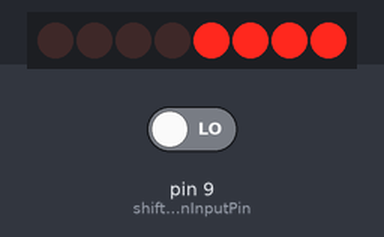
Simulated run of this sketch. Board: Arduino Uno, built with avr-gcc and run on an emulated ATmega328P. Parts: 8 shift-register outputs drawn as a row of LEDs (first output left, lit = HIGH). Wiring (inferred from the names in the program): shift register (74HC595): data pin 8; shift clock pin 3; latch pin 2. Wiring (inferred from the signals the program sends): row of LEDs: on Q0, Q1, Q2, Q3, Q4, Q5, Q6, Q7. The test bench sets the inputs (shaded band); at power-on: pin 9 (shiftCommonInputPin) LOW.

Above: at 1.2 s.
1.3 s: pin 9 (shiftCommonInputPin) driven HIGH
At 2.3 s:
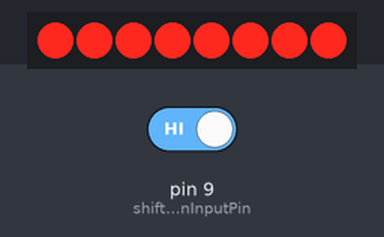
2.8 s: pin 9 (shiftCommonInputPin) driven LOW
At 3.8 s:
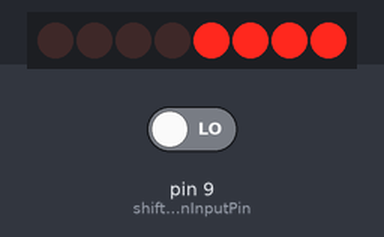
Timing chart, 0 to 5.8 s (numbered marks = the images above; inputs shaded):
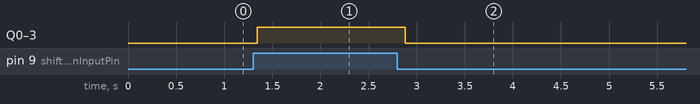

The sketch:

ShiftRegIOpinTest.ino
```cpp
// connect to the ST_CP of 74HC595 (pin 3,latch pin)
int latchPin = 2;
// connect to the SH_CP of 74HC595 (pin 4, clock pin)
int clockPin = 3;
// connect to the DS of 74HC595 (pin 2)
int dataPin = 8;

int shiftCommonInputPin = 9;
int transistorCtrlPin1 = 7;
int transistorCtrlPin2 = 6;

void setup() {
  // Set latchPin, clockPin, dataPin as output
  pinMode(latchPin, OUTPUT);
  pinMode(clockPin, OUTPUT);
  pinMode(dataPin, OUTPUT);
//  pinMode(transistorCtrlPin1, OUTPUT);
//  pinMode(transistorCtrlPin2, OUTPUT);
  pinMode(shiftCommonInputPin, INPUT);

  digitalWrite(transistorCtrlPin1, LOW);
  digitalWrite(transistorCtrlPin2, HIGH);
}

int dataShiftOut = 0;

// display a number on the digital segment display
void shiftWrite(int digit) {
  dataShiftOut = digit;
  // set the latchPin to low potential, before sending data
  digitalWrite(latchPin, LOW);

  // the original data (bit pattern)
  shiftOut(dataPin, clockPin, MSBFIRST, digit);

  // set the latchPin to high potential, after sending data
  digitalWrite(latchPin, HIGH);
}

// display a number on the digital segment display
int shiftRead(int pin) {

  // set the latchPin to low potential, before sending data
  digitalWrite(latchPin, LOW);

  // the original data (bit pattern)
  shiftOut(dataPin, clockPin, MSBFIRST, dataShiftOut + pin);

  // set the latchPin to high potential, after sending data
  digitalWrite(latchPin, HIGH);

  delay(2);
  return digitalRead(shiftCommonInputPin);
}

void loop() {
   for(int pin = 1 ; pin<=8 ; pin*=2)
   {
    if(shiftRead(pin<<4))
      shiftWrite(pin);
    else
      shiftWrite( dataShiftOut & !pin);
   }

}
```

Measured:
- after the input at 1.3 s, Q0–3: LOW → HIGH at once
- after the input at 2.8 s, Q0–3: HIGH → LOW after 0.08 s
